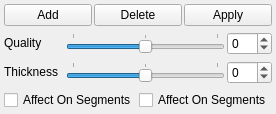
             <widget class="QWidget" name="contolShahveTab">
              <property name="autoFillBackground">
               <bool>true</bool>
              </property>
              <attribute name="title">
               <string>Shave</string>
              </attribute>
              <layout class="QVBoxLayout" name="verticalLayout_3">
               <property name="spacing">
                <number>2</number>
               </property>
               <property name="margin">
                <number>2</number>
               </property>
               <item>
                <widget class="QWidget" name="horizontalWidget" native="true">
                 <property name="layoutDirection">
                  <enum>Qt::LeftToRight</enum>
                 </property>
                 <property name="autoFillBackground">
                  <bool>false</bool>
                 </property>
                 <layout class="QHBoxLayout" name="horizontalLayout_12">
                  <property name="spacing">
                   <number>2</number>
                  </property>
                  <property name="margin">
                   <number>2</number>
                  </property>
                  <item>
                   <widget class="QPushButton" name="CreateShaveControl">
                    <property name="sizePolicy">
                     <sizepolicy hsizetype="Preferred" vsizetype="Fixed">
                      <horstretch>0</horstretch>
                      <verstretch>0</verstretch>
                     </sizepolicy>
                    </property>
                    <property name="minimumSize">
                     <size>
                      <width>80</width>
                      <height>0</height>
                     </size>
                    </property>
                    <property name="text">
                     <string>Add</string>
                    </property>
                    <property name="-command" stdset="0">
                     <string>addCRCloc</string>
                    </property>
                   </widget>
                  </item>
                  <item>
                   <widget class="QPushButton" name="removeShaveControl">
                    <property name="sizePolicy">
                     <sizepolicy hsizetype="Preferred" vsizetype="Fixed">
                      <horstretch>0</horstretch>
                      <verstretch>0</verstretch>
                     </sizepolicy>
                    </property>
                    <property name="minimumSize">
                     <size>
                      <width>80</width>
                      <height>0</height>
                     </size>
                    </property>
                    <property name="text">
                     <string>Delete</string>
                    </property>
                    <property name="-command" stdset="0">
                     <string>&quot;removeCRCloc 1&quot;</string>
                    </property>
                   </widget>
                  </item>
                  <item>
                   <widget class="QPushButton" name="aplyShaveControl">
                    <property name="sizePolicy">
                     <sizepolicy hsizetype="Preferred" vsizetype="Fixed">
                      <horstretch>0</horstretch>
                      <verstretch>0</verstretch>
                     </sizepolicy>
                    </property>
                    <property name="minimumSize">
                     <size>
                      <width>80</width>
                      <height>0</height>
                     </size>
                    </property>
                    <property name="text">
                     <string>Apply</string>
                    </property>
                    <property name="-command" stdset="0">
                     <string>&quot;removeCRCloc 0&quot;</string>
                    </property>
                   </widget>
                  </item>
                 </layout>
                </widget>
               </item>
               <item>
                <widget class="QWidget" name="Layout_Qw" native="true">
                 <layout class="QHBoxLayout" name="Layout_Q">
                  <property name="spacing">
                   <number>2</number>
                  </property>
                  <property name="margin">
                   <number>2</number>
                  </property>
                  <item>
                   <widget class="QLabel" name="label_2">
                    <property name="sizePolicy">
                     <sizepolicy hsizetype="Fixed" vsizetype="Fixed">
                      <horstretch>0</horstretch>
                      <verstretch>0</verstretch>
                     </sizepolicy>
                    </property>
                    <property name="minimumSize">
                     <size>
                      <width>60</width>
                      <height>0</height>
                     </size>
                    </property>
                    <property name="text">
                     <string>Quality</string>
                    </property>
                   </widget>
                  </item>
                  <item>
                   <widget class="QSlider" name="ShaveQuality">
                    <property name="sizePolicy">
                     <sizepolicy hsizetype="Expanding" vsizetype="Fixed">
                      <horstretch>0</horstretch>
                      <verstretch>0</verstretch>
                     </sizepolicy>
                    </property>
                    <property name="minimumSize">
                     <size>
                      <width>150</width>
                      <height>20</height>
                     </size>
                    </property>
                    <property name="maximumSize">
                     <size>
                      <width>16777215</width>
                      <height>20</height>
                     </size>
                    </property>
                    <property name="minimum">
                     <number>-10</number>
                    </property>
                    <property name="maximum">
                     <number>10</number>
                    </property>
                    <property name="value">
                     <number>0</number>
                    </property>
                    <property name="orientation">
                     <enum>Qt::Horizontal</enum>
                    </property>
                    <property name="tickPosition">
                     <enum>QSlider::TicksAbove</enum>
                    </property>
                    <property name="tickInterval">
                     <number>10</number>
                    </property>
                    <property name="-cc" stdset="0">
                     <string>&quot;setCRCAttr ShaveQuality set&quot;</string>
                    </property>
                    <property name="-dc" stdset="0">
                     <string>&quot;setCRCAttr ShaveQuality set&quot;</string>
                    </property>
                   </widget>
                  </item>
                  <item>
                   <widget class="QSpinBox" name="spinBox">
                    <property name="minimum">
                     <number>-10</number>
                    </property>
                    <property name="maximum">
                     <number>10</number>
                    </property>
                   </widget>
                  </item>
                 </layout>
                </widget>
               </item>
               <item>
                <widget class="QWidget" name="Layout_Tw" native="true">
                 <layout class="QHBoxLayout" name="Layout_T">
                  <property name="spacing">
                   <number>2</number>
                  </property>
                  <property name="margin">
                   <number>2</number>
                  </property>
                  <item>
                   <widget class="QLabel" name="label_3">
                    <property name="sizePolicy">
                     <sizepolicy hsizetype="Fixed" vsizetype="Fixed">
                      <horstretch>0</horstretch>
                      <verstretch>0</verstretch>
                     </sizepolicy>
                    </property>
                    <property name="minimumSize">
                     <size>
                      <width>60</width>
                      <height>0</height>
                     </size>
                    </property>
                    <property name="text">
                     <string>Thickness</string>
                    </property>
                   </widget>
                  </item>
                  <item>
                   <widget class="QSlider" name="Thickness">
                    <property name="sizePolicy">
                     <sizepolicy hsizetype="Expanding" vsizetype="Fixed">
                      <horstretch>0</horstretch>
                      <verstretch>0</verstretch>
                     </sizepolicy>
                    </property>
                    <property name="minimumSize">
                     <size>
                      <width>150</width>
                      <height>20</height>
                     </size>
                    </property>
                    <property name="maximumSize">
                     <size>
                      <width>16777215</width>
                      <height>20</height>
                     </size>
                    </property>
                    <property name="minimum">
                     <number>-10</number>
                    </property>
                    <property name="maximum">
                     <number>10</number>
                    </property>
                    <property name="value">
                     <number>0</number>
                    </property>
                    <property name="sliderPosition">
                     <number>0</number>
                    </property>
                    <property name="orientation">
                     <enum>Qt::Horizontal</enum>
                    </property>
                    <property name="invertedAppearance">
                     <bool>false</bool>
                    </property>
                    <property name="invertedControls">
                     <bool>false</bool>
                    </property>
                    <property name="tickPosition">
                     <enum>QSlider::TicksAbove</enum>
                    </property>
                    <property name="tickInterval">
                     <number>10</number>
                    </property>
                    <property name="-cc" stdset="0">
                     <string>&quot;setCRCAttr Thickness set&quot;</string>
                    </property>
                    <property name="-dc" stdset="0">
                     <string>&quot;setCRCAttr Thickness set&quot;</string>
                    </property>
                   </widget>
                  </item>
                  <item>
                   <widget class="QSpinBox" name="spinBox_2">
                    <property name="minimum">
                     <number>-10</number>
                    </property>
                    <property name="maximum">
                     <number>10</number>
                    </property>
                   </widget>
                  </item>
                 </layout>
                </widget>
               </item>
               <item>
                <widget class="QWidget" name="widget" native="true">
                 <layout class="QHBoxLayout" name="horizontalLayout_6">
                  <property name="spacing">
                   <number>2</number>
                  </property>
                  <property name="margin">
                   <number>2</number>
                  </property>
                  <item>
                   <widget class="QCheckBox" name="affectSegmet">
                    <property name="text">
                     <string>Affect On Segments</string>
                    </property>
                    <property name="checked">
                     <bool>false</bool>
                    </property>
                    <property name="-cc" stdset="0">
                     <string>affectCRCSegmet</string>
                    </property>
                   </widget>
                  </item>
                  <item>
                   <widget class="QCheckBox" name="affectSegmet_2">
                    <property name="text">
                     <string>Affect On Segments</string>
                    </property>
                    <property name="checked">
                     <bool>false</bool>
                    </property>
                    <property name="-cc" stdset="0">
                     <string>affectCRCSegmet</string>
                    </property>
                   </widget>
                  </item>
                 </layout>
                </widget>
               </item>
              </layout>
             </widget>
